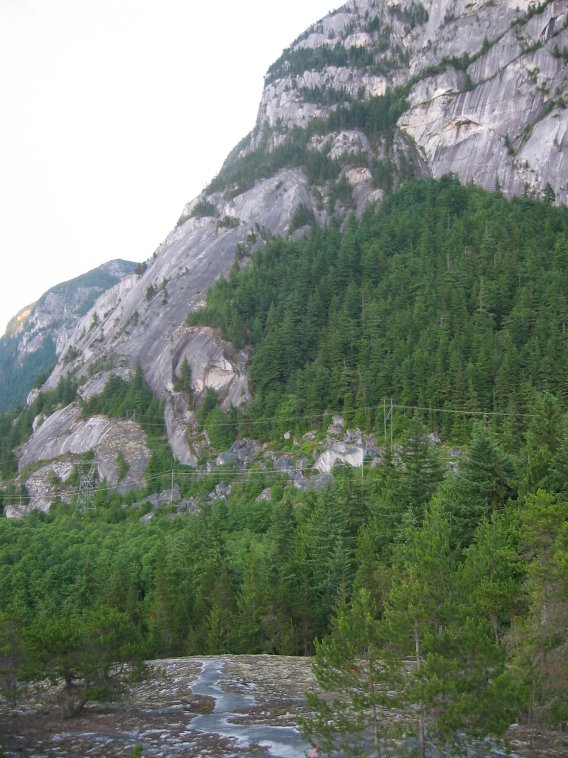
#> input picture samples/mountain/100-0023_img.jpg, 568 x 758 px
$ python basic.py --images samples/mountain --output out.png
#> lines starting #> are read from the running program, lines starting #| are printed output that depends on the picture
# import the necessary packages
import argparse

import cv2
from imutils import paths

# construct the argument parser and parse the arguments
parser = argparse.ArgumentParser()
parser.add_argument(
    "-i", "--images", type=str, required=True, help="path to input directory of images to stitch"
)
parser.add_argument("-o", "--output", type=str, required=True, help="path to the output image")
args = vars(parser.parse_args())

print("[INFO] loading images...")
images = []
imagePaths = paths.list_images(args["images"])
for imagePath in imagePaths:
    image = cv2.imread(imagePath)
#> image is the input picture: shape (758, 568, 3); mean B, G, R 116.1, 130, 119.3
    images.append(image)

print("[INFO] stitching images...")
stitcher = cv2.Stitcher_create()
(status, stitched) = stitcher.stitch(images)
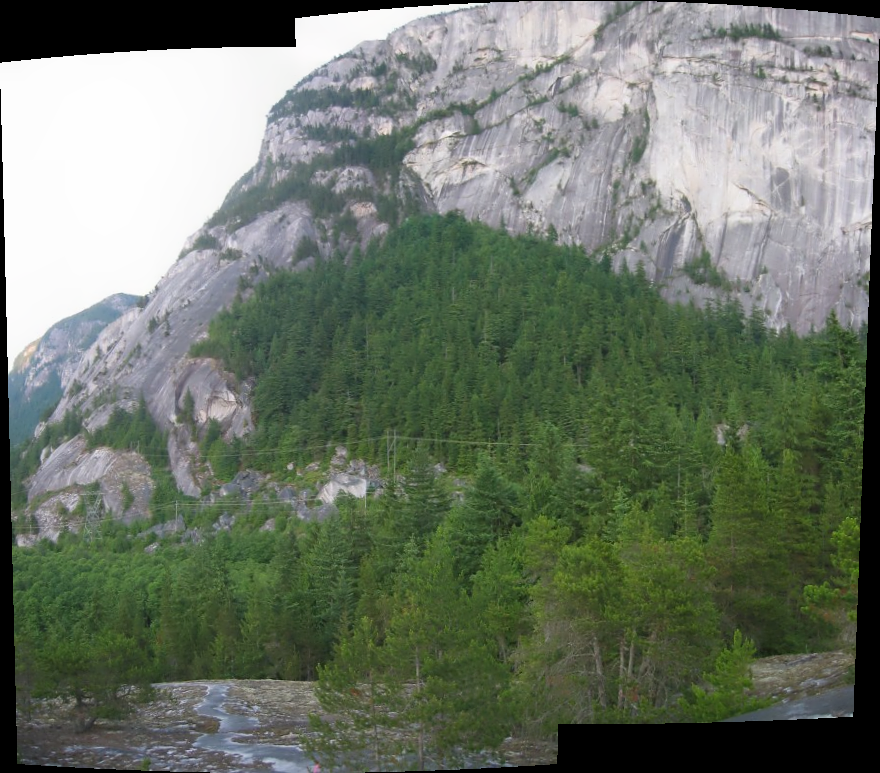
#> stitched: shape (773, 880, 3); mean of channels 0, 1, 2 103.2, 117.8, 108.1; drawn as B, G, R
#> status = 0


if status == 0:
    print("[INFO] stiching successful, saving and showing result...")
    cv2.imwrite(args["output"], stitched)
    cv2.imshow("Stitched", stitched)
    cv2.waitKey(0)
else:
    print(f"[INFO] image stitching failed ({status})")
